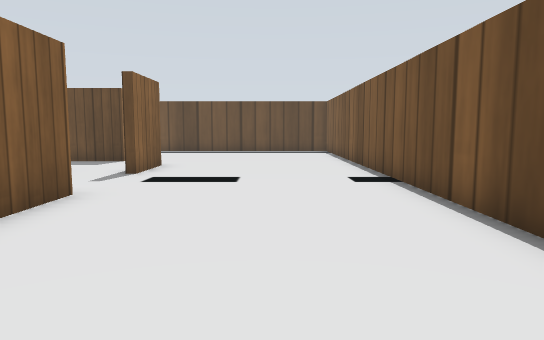
View 1 (above)

17 first-person views from a walk through a robot-simulator world made for Gazebo. The camera is 0.22 m above the floor, tilts 6° down and sees 70° across. Floor lines are 1 m apart. The floor is counted in squares, 0.2 m on a side. Each view is taken from the middle of a square. On the plan, view 1 faces up. The plan holds only what a view shows up to about 14 squares ahead; the rest is blank. Gazebo's built-in surfaces are drawn with simple patterns.

View 2
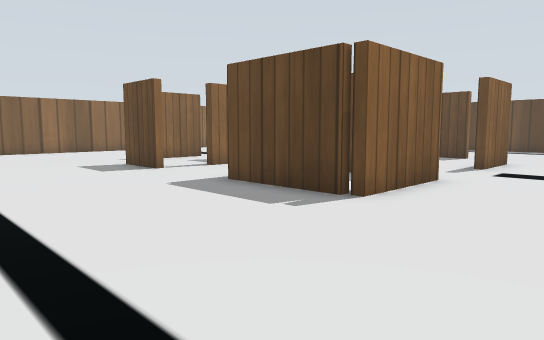

View 3
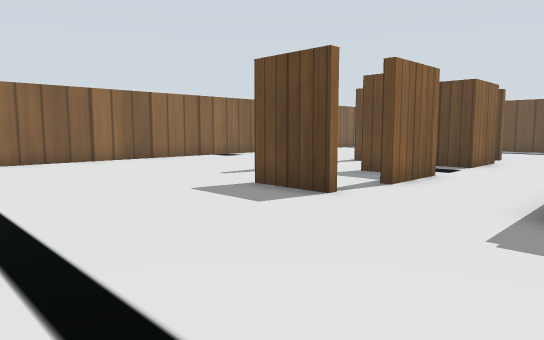

View 4
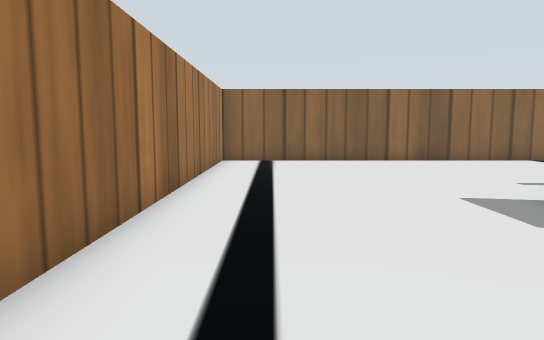

View 5
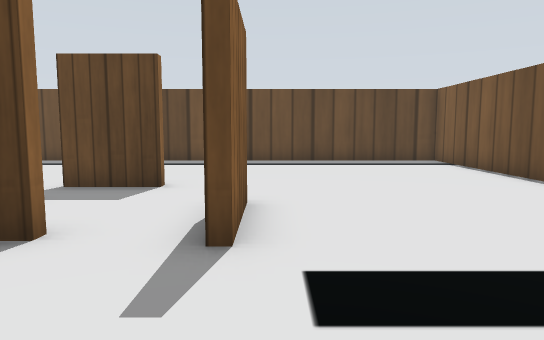

View 6
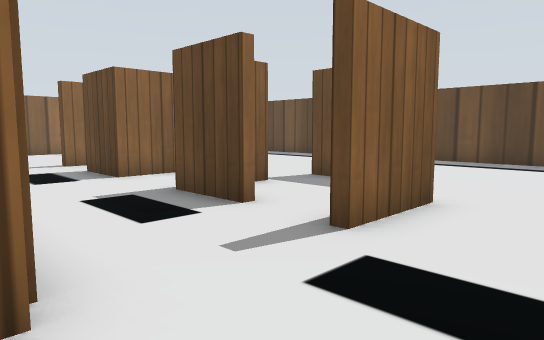

View 7
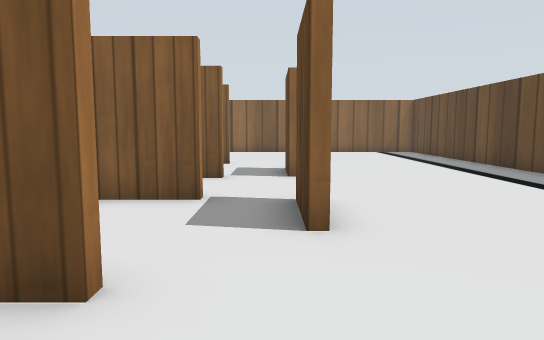

View 8
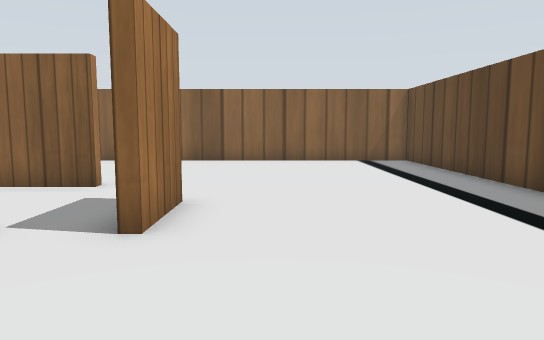

View 9
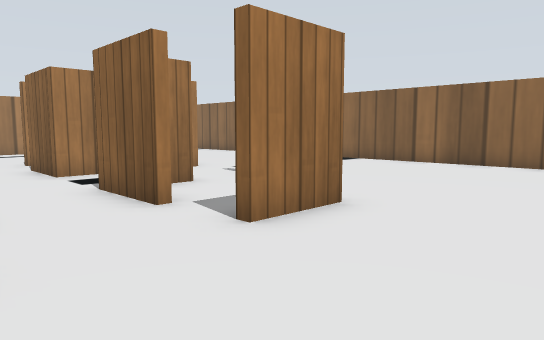

View 10
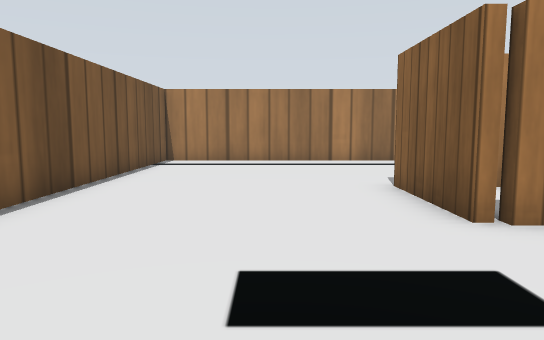

View 11
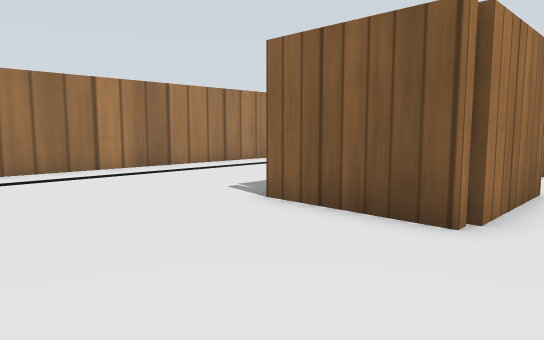

View 12
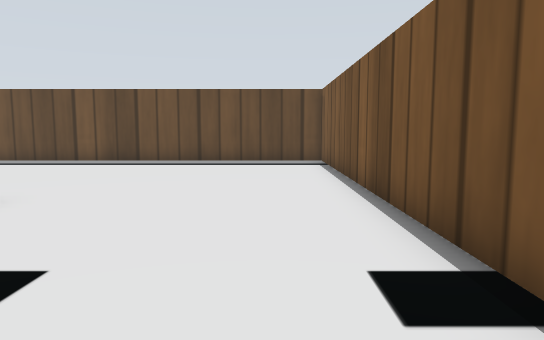

View 13
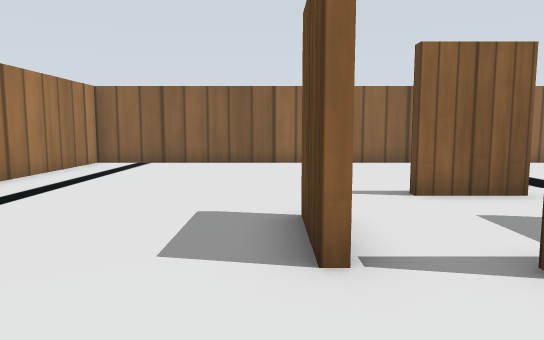

View 14
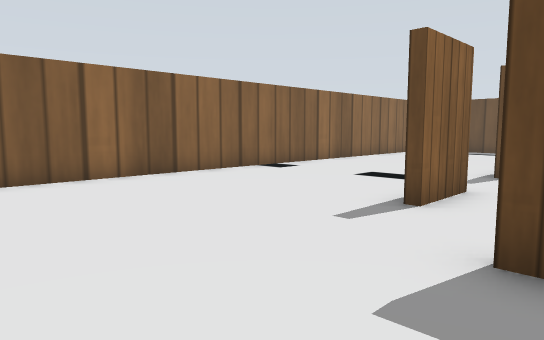

View 15
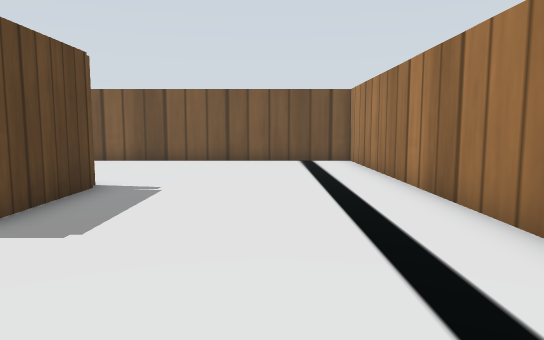

View 16
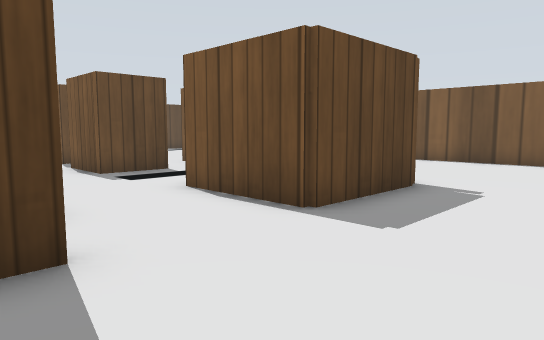

View 17
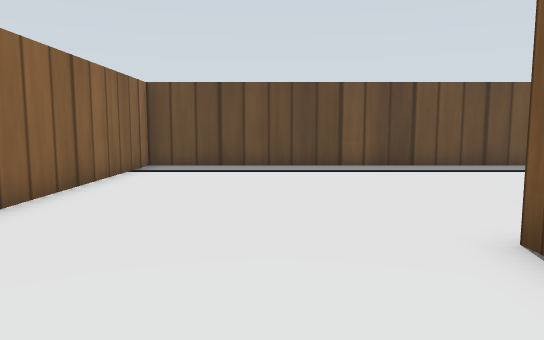

### Floor plan
Points are (right, up) in squares from view 1. A wall is a line through its corners. A room is listed if a view was taken in it or the views show most of it. See-through windows are left out.
Room 1 (views 1, 2, 3, 4, 5, 6, 7, 8, 9, 10, 11, 12, 13, 14, 15, 16, 17)
walls: (-10.7, 7.3) (-9.7, 7.3) (-9.7, 5.1); (-11, 7) (-11.6, 7); (-11.7, 10) (-11, 10); (-9.7, 12) (-9.7, 9.8) (-11.6, 9.8); (-6.9, 6.6) (-3.4, 6.6) (-3.4, 3.4) (-6.9, 3.4) (-6.9, 6.6); (-7, 12) (-7, 10.2); (-5.2, 9.8) (-7.2, 9.8) (-7.2, 11.9); (-9.9, 13.4) (-11.5, 13.4); (-13.4, 7.4) (-13.4, 5.4); (-13.4, 11.7) (-13.4, 9.7); (-12, 13.6) (-10, 13.6); (-9.9, 3.4) (-11.9, 3.4); (-5, 13.4) (-7, 13.4); (-3.4, 11.9) (-3.4, 9.5); (-19.7, 19.8) (-19.7, -2.7) (2.8, -2.7) (2.8, 19.8) (-19.7, 19.8)

Positions as (right, up) in squares from view 1, and headings:
1: (0, 0), facing up
2: (0, -2), facing up-left
3: (-6, -2), facing up-left
4: (-6, -1), facing left
5: (-3, 6), facing up
6: (-1, 6), facing up-left
7: (-1, 13), facing left
8: (-6, 15), facing left
9: (-7, 17), facing down-left
10: (-1, 11), facing down
11: (1, 8), facing down-left
12: (1, 6), facing up
13: (-7, 3), facing left
14: (-11, 0), facing up-left
15: (-11, 0), facing right
16: (-11, 0), facing up-right
17: (-16, 8), facing up
